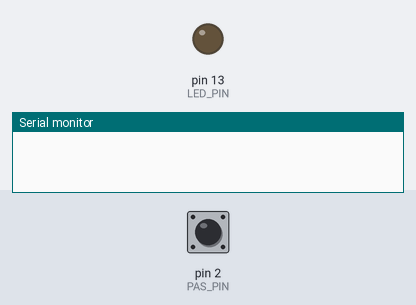
Bench run of a sketch on a simulated Arduino Uno, built with avr-gcc and run on an emulated ATmega328P. On the bench: output pins drawn as LEDs (lit = HIGH), the last lines printed to the serial monitor. Dashed ring = blinking. The test bench sets the inputs (shaded band); at power-on: pin 2 (PAS_PIN) HIGH.

Above: at 1.2 s.
1.3 s: pin 2 (PAS_PIN) pulled LOW for 0.15 s
At 2.6 s:
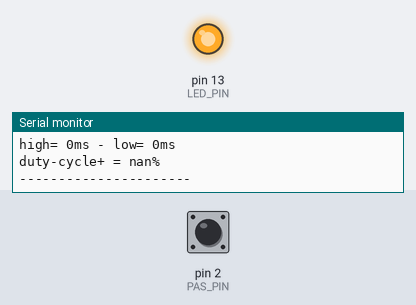
2.9 s: pin 2 (PAS_PIN) pulled LOW for 3.2 s
At 3.2 s:
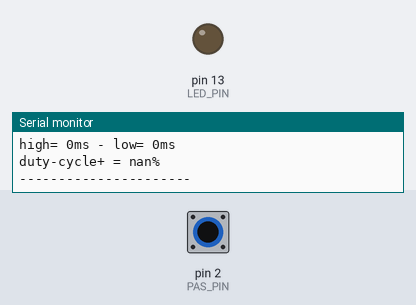
7.6 s: pin 2 (PAS_PIN) pulsed LOW 2 times (0.12 s each, 0.3 s apart)
At 7.81 s:
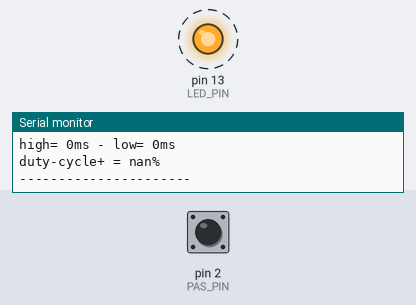
Timing chart, 0 to 10.6 s (numbered marks = the images above; inputs shaded):
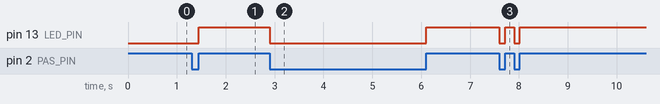

Measured:
- after the input at 1.3 s, pin 13 (LED_PIN): LOW → HIGH after 0.15 s
- after the input at 2.9 s, pin 13 (LED_PIN): HIGH → LOW at once, → HIGH 3.2 s later
- after the input at 7.6 s, pin 13 (LED_PIN): alternates HIGH for 0.18 s and LOW for 0.12 s, 4 changes in all, then stays HIGH, starting at once

The sketch:

PAS_analyzer.ino
```cpp
/******************************************************************
Created with PROGRAMINO IDE for Arduino - 27.05.2023 | 10:21:23
Project     :
Libraries   :
Author      :  Chris74

Description :  E-bike PAS signal analyzer

Github, code and info https://github.com/Chris741233/PAS_analyzer


Doc PAS ebikes.ca (Signal Types for Basic PAS Sensors) :
- https://ebikes.ca/learn/pedal-assist.html
Doc PAS on pedelecforum.de
- https://www.pedelecforum.de/forum/index.php?threads/funktionsweise-digitaler-pas-sensoren-details-fuer-interessierte.9539/


******************************************************************/

// Install these 2 librairy with Arduino IDE librairy manager or manual (see url)

#include <RunningMedian.h>  // filtre median ou moyennage  https://github.com/RobTillaart/RunningMedian
#include "Streaming.h"      // simplification envois print https://www.arduinolibraries.info/libraries/streaming


// -------- GPIO Arduino Uno/Nano --------------


const int PAS_PIN = 2;   // -- Interrupt : PAS Hall D2, sans resistance (cf INPUT_PULLUP)

const int LED_PIN = 13;  // -- D13 = LED_BUILTIN


// -------- SETTING CONSTANTS ------------------------

const int  NB_MAGNETS =  6;                 // nb. d'aimants du disque PAS (pour calcul RPM)
const long COEFF_RPM = 60000 / NB_MAGNETS;  // 60000 / 6 magnets  = 10000  (1 minute=60000ms)

// timer loop
const int INTERVAL = 2000;                 // interval affichage Serial en ms, 1000 ou 2000
// 1000 = affichage rapide, 2000 calcul RPM plus stable et précis


// objet statistic median (median filter)
RunningMedian samples_h = RunningMedian(NB_MAGNETS);  // nb. d'echantillon, definir a NB_MAGNETS
RunningMedian samples_l = RunningMedian(NB_MAGNETS);


// -------- GLOBAL VARIABLES ----------------------

unsigned int rpm      = 0;         // RPM pedalling


// -- var Interrupt
unsigned long isr_oldtime = 0;

volatile unsigned int pulse = 0;   // revolution count : Volatile obligatoire pour interupt si échange avec loop
volatile unsigned int period_h = 0;
volatile unsigned int period_l = 0;


// -------- MAIN PROG ----------------------

void setup() {
    Serial.begin(115200);

    pinMode(LED_PIN, OUTPUT);
    pinMode(PAS_PIN, INPUT_PULLUP);  // PAS Hall, sans ajout de résistance !

    digitalWrite(LED_PIN, LOW);      // Led  Low au boot

    // -- Interrupt pedaling : appel "isr_pas" sur signal CHANGE
    attachInterrupt(digitalPinToInterrupt(PAS_PIN), isr_pas, CHANGE);


    // attention, ne pas mettre d'instruction "delay" ici (et dans le loop egalement) !
    // no delay() here !

}


void loop()
{
    static uint32_t oldtime = millis(); // static !

    // -- remise a zero si pas de pedalage ou RPM trop lent
    if (period_h > 800 || period_l > 800 || rpm <= 0) {

        period_h = 0;       // reset var interrupt
        period_l = 0;       // reset var interrupt

        samples_h.clear();  // reset median filter
        samples_l.clear();  // reset median filtern
    }
    else {
        // -- Ad stat period : median removes noise from the outliers in the samples.
        samples_h.add(period_h);
        samples_l.add(period_l);
    }


    // -- timer  calcul et affichage Serial
    uint32_t check_t = millis() - oldtime;

    if (check_t >= INTERVAL) {

        oldtime = millis();   // update timer loop

        calcul_rpm(check_t);  // appel fonction calcul + Serial

    }


    // No delay() here !

} // end loop


// -------- FUNCTIONS ----------------------


// -- ISR - interrupt PAS
void isr_pas() {

    // rester ici le plus concis possible !
    uint32_t isr_time = millis();

    if (digitalRead(PAS_PIN) == HIGH) {
        digitalWrite(LED_PIN, HIGH);
        period_l = (isr_time - isr_oldtime);  // ms low (inverse)

        pulse++;          // increment nb de pulse (pour calcul rpm)
    }
    else {
        digitalWrite(LED_PIN, LOW);
        period_h = (isr_time - isr_oldtime);  // ms high (inverse)
    }

    isr_oldtime = isr_time ; // update timer interupt


} // endfunc


void calcul_rpm(uint32_t t)
{

    detachInterrupt(digitalPinToInterrupt(PAS_PIN)); // (recommended)
    // https://www.arduino.cc/reference/en/language/functions/external-interrupts/detachinterrupt/

    unsigned int pulse_copy = pulse; // copy of var pulse to minimize the time interrupt is off (cf Serial out)

    // calcul RPM
    rpm = (pulse_copy * COEFF_RPM) / t;

    int s_h = samples_h.getMedian(); // signal high in ms (filtre median)
    int s_l = samples_l.getMedian(); // signal low  in ms (filtre median)

    int tot_periode = s_h + s_l;                                // period in ms
    float duty_high = float(s_h) / float(tot_periode) * 100;    // % duty_cycle high

    pulse = 0; // reset pulse counter

    //interrupts();   // reactiver toutes les interruptions
    attachInterrupt(digitalPinToInterrupt(PAS_PIN), isr_pas, CHANGE);


    // -- Serial out
    Serial << "timer= " << t << "ms - pulse= " << pulse_copy << endl;
    Serial << "RPM= " << rpm << " Periode= " << tot_periode << "ms" << endl;
    Serial << "high= " << s_h << "ms - low= " << s_l << "ms" << endl;
    Serial << "duty-cycle+ = " << duty_high << "%" << endl;
    Serial << "----------------------"  << endl;

} //endfunc
```
